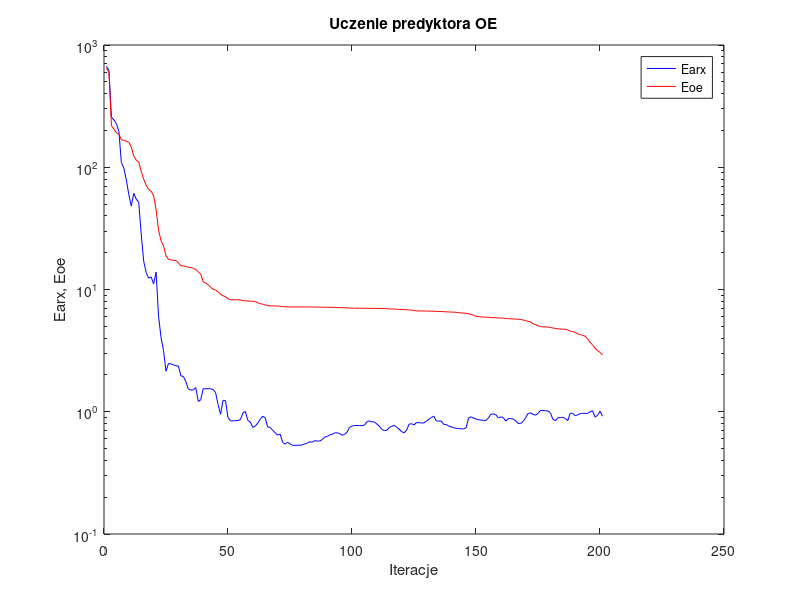
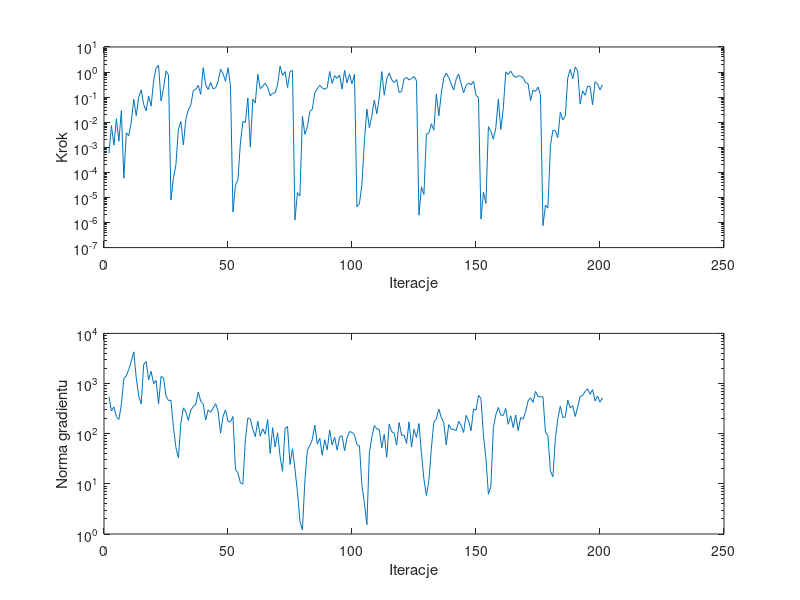

These charts were generated, in order, by the following MATLAB code:
%uczenie predyktora oe
clear all;
n=0; farx(n+1)=6.709548e+002; foe(n+1)=6.512887e+002; wspucz(n+1)=0.000000e+000; ng(n+1)=0.000000e+000;
%odnowa zmiennej metryki
n=1; farx(n+1)=6.190649e+002; foe(n+1)=5.945076e+002; krok(n+1)=5.823131e-004; ng(n+1)=5.458851e+002;
n=2; farx(n+1)=2.572086e+002; foe(n+1)=2.184440e+002; krok(n+1)=7.321912e-003; ng(n+1)=2.833809e+002;
n=3; farx(n+1)=2.439464e+002; foe(n+1)=2.047989e+002; krok(n+1)=1.220049e-003; ng(n+1)=3.414588e+002;
n=4; farx(n+1)=2.272015e+002; foe(n+1)=1.916697e+002; krok(n+1)=1.376948e-002; ng(n+1)=2.190438e+002;
n=5; farx(n+1)=1.961238e+002; foe(n+1)=1.868475e+002; krok(n+1)=1.736904e-003; ng(n+1)=1.915692e+002;
n=6; farx(n+1)=1.095203e+002; foe(n+1)=1.674471e+002; krok(n+1)=2.896961e-002; ng(n+1)=3.799939e+002;
n=7; farx(n+1)=9.854813e+001; foe(n+1)=1.659621e+002; krok(n+1)=5.815705e-005; ng(n+1)=1.265324e+003;
n=8; farx(n+1)=7.869474e+001; foe(n+1)=1.634943e+002; krok(n+1)=3.813746e-003; ng(n+1)=1.429304e+003;
n=9; farx(n+1)=5.984845e+001; foe(n+1)=1.598015e+002; krok(n+1)=2.885366e-003; ng(n+1)=1.927147e+003;
n=10; farx(n+1)=4.816812e+001; foe(n+1)=1.465873e+002; krok(n+1)=1.053841e-002; ng(n+1)=2.793492e+003;
n=11; farx(n+1)=6.119173e+001; foe(n+1)=1.231629e+002; krok(n+1)=8.172294e-002; ng(n+1)=4.288753e+003;
n=12; farx(n+1)=5.481054e+001; foe(n+1)=1.141250e+002; krok(n+1)=1.803826e-002; ng(n+1)=1.293845e+003;
n=13; farx(n+1)=5.173221e+001; foe(n+1)=1.104956e+002; krok(n+1)=1.032026e-001; ng(n+1)=5.632401e+002;
n=14; farx(n+1)=2.852595e+001; foe(n+1)=9.252102e+001; krok(n+1)=1.943277e-001; ng(n+1)=3.911029e+002;
n=15; farx(n+1)=1.706906e+001; foe(n+1)=7.968747e+001; krok(n+1)=5.055608e-002; ng(n+1)=2.400665e+003;
n=16; farx(n+1)=1.378102e+001; foe(n+1)=7.135261e+001; krok(n+1)=2.858001e-002; ng(n+1)=2.745631e+003;
n=17; farx(n+1)=1.236799e+001; foe(n+1)=6.571913e+001; krok(n+1)=1.111619e-001; ng(n+1)=1.189422e+003;
n=18; farx(n+1)=1.268287e+001; foe(n+1)=6.381657e+001; krok(n+1)=4.346837e-002; ng(n+1)=1.756645e+003;
n=19; farx(n+1)=1.110244e+001; foe(n+1)=5.843221e+001; krok(n+1)=4.461084e-001; ng(n+1)=9.946347e+002;
n=20; farx(n+1)=1.387309e+001; foe(n+1)=4.504557e+001; krok(n+1)=1.420334e+000; ng(n+1)=1.148841e+003;
n=21; farx(n+1)=6.032929e+000; foe(n+1)=3.049520e+001; krok(n+1)=1.856466e+000; ng(n+1)=3.892759e+002;
n=22; farx(n+1)=4.038656e+000; foe(n+1)=2.513019e+001; krok(n+1)=7.071636e-002; ng(n+1)=1.387549e+003;
n=23; farx(n+1)=3.170046e+000; foe(n+1)=2.264370e+001; krok(n+1)=2.203031e-001; ng(n+1)=1.289424e+003;
n=24; farx(n+1)=2.147319e+000; foe(n+1)=1.895246e+001; krok(n+1)=1.104103e+000; ng(n+1)=5.644010e+002;
n=25; farx(n+1)=2.482113e+000; foe(n+1)=1.766424e+001; krok(n+1)=7.638023e-001; ng(n+1)=4.579644e+002;
%odnowa zmiennej metryki
n=26; farx(n+1)=2.466019e+000; foe(n+1)=1.745729e+001; krok(n+1)=7.829941e-006; ng(n+1)=4.644780e+002;
n=27; farx(n+1)=2.419440e+000; foe(n+1)=1.733719e+001; krok(n+1)=6.047525e-005; ng(n+1)=1.337700e+002;
n=28; farx(n+1)=2.377790e+000; foe(n+1)=1.724878e+001; krok(n+1)=2.025153e-004; ng(n+1)=5.272819e+001;
n=29; farx(n+1)=2.368615e+000; foe(n+1)=1.657891e+001; krok(n+1)=5.294040e-003; ng(n+1)=3.297675e+001;
n=30; farx(n+1)=1.963992e+000; foe(n+1)=1.564889e+001; krok(n+1)=1.064021e-002; ng(n+1)=1.646037e+002;
n=31; farx(n+1)=1.947730e+000; foe(n+1)=1.558574e+001; krok(n+1)=1.237443e-003; ng(n+1)=3.269475e+002;
n=32; farx(n+1)=1.764463e+000; foe(n+1)=1.542533e+001; krok(n+1)=1.305012e-002; ng(n+1)=2.722641e+002;
n=33; farx(n+1)=1.533126e+000; foe(n+1)=1.521296e+001; krok(n+1)=3.072094e-002; ng(n+1)=1.840955e+002;
n=34; farx(n+1)=1.502945e+000; foe(n+1)=1.511316e+001; krok(n+1)=4.880471e-002; ng(n+1)=2.952736e+002;
n=35; farx(n+1)=1.508555e+000; foe(n+1)=1.493976e+001; krok(n+1)=1.822367e-001; ng(n+1)=3.493378e+002;
n=36; farx(n+1)=1.577206e+000; foe(n+1)=1.458341e+001; krok(n+1)=2.044970e-001; ng(n+1)=3.868555e+002;
n=37; farx(n+1)=1.215048e+000; foe(n+1)=1.393056e+001; krok(n+1)=2.935451e-001; ng(n+1)=6.811751e+002;
n=38; farx(n+1)=1.253212e+000; foe(n+1)=1.336675e+001; krok(n+1)=1.297775e-001; ng(n+1)=4.478069e+002;
n=39; farx(n+1)=1.543288e+000; foe(n+1)=1.157630e+001; krok(n+1)=1.498210e+000; ng(n+1)=3.898951e+002;
n=40; farx(n+1)=1.542039e+000; foe(n+1)=1.128505e+001; krok(n+1)=3.044248e-001; ng(n+1)=1.870593e+002;
n=41; farx(n+1)=1.545815e+000; foe(n+1)=1.094586e+001; krok(n+1)=2.022243e-001; ng(n+1)=2.983966e+002;
n=42; farx(n+1)=1.542144e+000; foe(n+1)=1.044156e+001; krok(n+1)=3.867248e-001; ng(n+1)=2.675681e+002;
n=43; farx(n+1)=1.522832e+000; foe(n+1)=1.006925e+001; krok(n+1)=2.164743e-001; ng(n+1)=3.211301e+002;
n=44; farx(n+1)=1.431627e+000; foe(n+1)=9.879966e+000; krok(n+1)=2.340680e-001; ng(n+1)=3.971934e+002;
n=45; farx(n+1)=1.144384e+000; foe(n+1)=9.595515e+000; krok(n+1)=4.188878e-001; ng(n+1)=2.845460e+002;
n=46; farx(n+1)=9.545360e-001; foe(n+1)=9.164896e+000; krok(n+1)=1.296088e+000; ng(n+1)=1.026424e+002;
n=47; farx(n+1)=1.240999e+000; foe(n+1)=8.884801e+000; krok(n+1)=8.679464e-001; ng(n+1)=2.236945e+002;
n=48; farx(n+1)=1.230809e+000; foe(n+1)=8.742124e+000; krok(n+1)=4.310227e-001; ng(n+1)=2.985522e+002;
n=49; farx(n+1)=8.965301e-001; foe(n+1)=8.389970e+000; krok(n+1)=1.498210e+000; ng(n+1)=1.774274e+002;
n=50; farx(n+1)=8.424676e-001; foe(n+1)=8.264485e+000; krok(n+1)=2.912288e-001; ng(n+1)=1.729239e+002;
%odnowa zmiennej metryki
n=51; farx(n+1)=8.423552e-001; foe(n+1)=8.243924e+000; krok(n+1)=2.615947e-006; ng(n+1)=2.208092e+002;
n=52; farx(n+1)=8.445957e-001; foe(n+1)=8.242342e+000; krok(n+1)=3.079431e-005; ng(n+1)=1.936156e+001;
n=53; farx(n+1)=8.469943e-001; foe(n+1)=8.240717e+000; krok(n+1)=5.006701e-005; ng(n+1)=1.661161e+001;
n=54; farx(n+1)=8.617682e-001; foe(n+1)=8.215479e+000; krok(n+1)=1.486486e-003; ng(n+1)=1.049732e+001;
n=55; farx(n+1)=9.777142e-001; foe(n+1)=8.108197e+000; krok(n+1)=1.054546e-002; ng(n+1)=9.865059e+000;
n=56; farx(n+1)=1.004325e+000; foe(n+1)=8.078087e+000; krok(n+1)=9.760389e-003; ng(n+1)=7.699170e+001;
n=57; farx(n+1)=8.493263e-001; foe(n+1)=8.038659e+000; krok(n+1)=9.327289e-002; ng(n+1)=2.065840e+002;
n=58; farx(n+1)=8.227103e-001; foe(n+1)=8.031041e+000; krok(n+1)=1.019412e-003; ng(n+1)=1.953475e+002;
n=59; farx(n+1)=7.449997e-001; foe(n+1)=8.013983e+000; krok(n+1)=8.430727e-002; ng(n+1)=1.229878e+002;
n=60; farx(n+1)=7.637166e-001; foe(n+1)=7.965887e+000; krok(n+1)=5.793922e-002; ng(n+1)=8.717904e+001;
n=61; farx(n+1)=8.096434e-001; foe(n+1)=7.780769e+000; krok(n+1)=8.194182e-001; ng(n+1)=1.786854e+002;
n=62; farx(n+1)=8.674347e-001; foe(n+1)=7.672193e+000; krok(n+1)=2.164743e-001; ng(n+1)=8.893687e+001;
n=63; farx(n+1)=9.200312e-001; foe(n+1)=7.580960e+000; krok(n+1)=2.725288e-001; ng(n+1)=1.253097e+002;
n=64; farx(n+1)=8.907488e-001; foe(n+1)=7.488306e+000; krok(n+1)=3.589327e-001; ng(n+1)=9.760803e+001;
n=65; farx(n+1)=7.521270e-001; foe(n+1)=7.374685e+000; krok(n+1)=2.454949e-001; ng(n+1)=1.908284e+002;
n=66; farx(n+1)=7.435612e-001; foe(n+1)=7.363669e+000; krok(n+1)=1.134226e-001; ng(n+1)=4.038063e+001;
n=67; farx(n+1)=7.073348e-001; foe(n+1)=7.346416e+000; krok(n+1)=1.418482e-001; ng(n+1)=1.316738e+002;
n=68; farx(n+1)=6.722398e-001; foe(n+1)=7.334367e+000; krok(n+1)=1.486329e-001; ng(n+1)=5.423505e+001;
n=69; farx(n+1)=6.430440e-001; foe(n+1)=7.320123e+000; krok(n+1)=3.118100e-001; ng(n+1)=1.035470e+002;
n=70; farx(n+1)=6.573101e-001; foe(n+1)=7.291180e+000; krok(n+1)=1.734052e+000; ng(n+1)=3.530644e+001;
n=71; farx(n+1)=5.641718e-001; foe(n+1)=7.262871e+000; krok(n+1)=7.382907e-001; ng(n+1)=1.778314e+001;
n=72; farx(n+1)=5.421510e-001; foe(n+1)=7.219552e+000; krok(n+1)=1.043878e+000; ng(n+1)=1.258032e+002;
n=73; farx(n+1)=5.627308e-001; foe(n+1)=7.205266e+000; krok(n+1)=2.427388e-001; ng(n+1)=1.388200e+002;
n=74; farx(n+1)=5.458464e-001; foe(n+1)=7.202588e+000; krok(n+1)=1.063594e+000; ng(n+1)=2.428503e+001;
n=75; farx(n+1)=5.313339e-001; foe(n+1)=7.201099e+000; krok(n+1)=1.150553e+000; ng(n+1)=5.014805e+001;
%odnowa zmiennej metryki
n=76; farx(n+1)=5.313686e-001; foe(n+1)=7.201008e+000; krok(n+1)=1.270519e-006; ng(n+1)=1.965803e+001;
n=77; farx(n+1)=5.317901e-001; foe(n+1)=7.200919e+000; krok(n+1)=1.558957e-005; ng(n+1)=6.895515e+000;
n=78; farx(n+1)=5.318322e-001; foe(n+1)=7.200915e+000; krok(n+1)=1.143043e-005; ng(n+1)=1.812488e+000;
n=79; farx(n+1)=5.355862e-001; foe(n+1)=7.198184e+000; krok(n+1)=1.737038e-002; ng(n+1)=1.201440e+000;
n=80; farx(n+1)=5.461315e-001; foe(n+1)=7.195780e+000; krok(n+1)=3.271540e-003; ng(n+1)=1.144319e+001;
n=81; farx(n+1)=5.541645e-001; foe(n+1)=7.195258e+000; krok(n+1)=6.545122e-003; ng(n+1)=4.682959e+001;
n=82; farx(n+1)=5.685906e-001; foe(n+1)=7.194195e+000; krok(n+1)=2.680031e-002; ng(n+1)=5.797985e+001;
n=83; farx(n+1)=5.637943e-001; foe(n+1)=7.191908e+000; krok(n+1)=3.320390e-002; ng(n+1)=7.692669e+001;
n=84; farx(n+1)=5.807207e-001; foe(n+1)=7.183241e+000; krok(n+1)=1.512759e-001; ng(n+1)=1.476136e+002;
n=85; farx(n+1)=5.750358e-001; foe(n+1)=7.179749e+000; krok(n+1)=2.134155e-001; ng(n+1)=6.248833e+001;
n=86; farx(n+1)=5.764871e-001; foe(n+1)=7.172535e+000; krok(n+1)=2.948231e-001; ng(n+1)=8.146527e+001;
n=87; farx(n+1)=5.928815e-001; foe(n+1)=7.166172e+000; krok(n+1)=2.320583e-001; ng(n+1)=3.734900e+001;
n=88; farx(n+1)=6.207812e-001; foe(n+1)=7.158713e+000; krok(n+1)=2.055256e-001; ng(n+1)=7.570450e+001;
n=89; farx(n+1)=6.278487e-001; foe(n+1)=7.154810e+000; krok(n+1)=2.382113e-001; ng(n+1)=4.774259e+001;
n=90; farx(n+1)=6.469669e-001; foe(n+1)=7.145424e+000; krok(n+1)=1.056270e+000; ng(n+1)=1.177464e+002;
n=91; farx(n+1)=6.527740e-001; foe(n+1)=7.139850e+000; krok(n+1)=3.505976e-001; ng(n+1)=5.962323e+001;
n=92; farx(n+1)=6.713573e-001; foe(n+1)=7.130269e+000; krok(n+1)=7.178655e-001; ng(n+1)=8.503321e+001;
n=93; farx(n+1)=6.720158e-001; foe(n+1)=7.117087e+000; krok(n+1)=5.596492e-001; ng(n+1)=4.701955e+001;
n=94; farx(n+1)=6.639203e-001; foe(n+1)=7.106067e+000; krok(n+1)=7.638857e-001; ng(n+1)=8.662821e+001;
n=95; farx(n+1)=6.426437e-001; foe(n+1)=7.098474e+000; krok(n+1)=2.093785e-001; ng(n+1)=9.091167e+001;
n=96; farx(n+1)=6.519820e-001; foe(n+1)=7.083567e+000; krok(n+1)=1.182836e+000; ng(n+1)=4.556545e+001;
n=97; farx(n+1)=6.811243e-001; foe(n+1)=7.074831e+000; krok(n+1)=3.706964e-001; ng(n+1)=8.303127e+001;
n=98; farx(n+1)=7.446787e-001; foe(n+1)=7.058774e+000; krok(n+1)=8.341234e-001; ng(n+1)=1.103021e+002;
n=99; farx(n+1)=7.638185e-001; foe(n+1)=7.048416e+000; krok(n+1)=3.355407e-001; ng(n+1)=1.062037e+002;
n=100; farx(n+1)=7.719490e-001; foe(n+1)=7.032223e+000; krok(n+1)=8.295027e-001; ng(n+1)=9.480356e+001;
%odnowa zmiennej metryki
n=101; farx(n+1)=7.715909e-001; foe(n+1)=7.030255e+000; krok(n+1)=4.158459e-006; ng(n+1)=6.038342e+001;
n=102; farx(n+1)=7.709648e-001; foe(n+1)=7.027929e+000; krok(n+1)=5.751510e-006; ng(n+1)=5.751633e+001;
n=103; farx(n+1)=7.697217e-001; foe(n+1)=7.027535e+000; krok(n+1)=3.168396e-005; ng(n+1)=9.183434e+000;
n=104; farx(n+1)=7.767142e-001; foe(n+1)=7.023818e+000; krok(n+1)=1.786250e-003; ng(n+1)=4.124566e+000;
n=105; farx(n+1)=8.276801e-001; foe(n+1)=7.015405e+000; krok(n+1)=3.329590e-002; ng(n+1)=1.529604e+000;
n=106; farx(n+1)=8.417881e-001; foe(n+1)=7.013291e+000; krok(n+1)=6.051627e-003; ng(n+1)=4.146915e+001;
n=107; farx(n+1)=8.259919e-001; foe(n+1)=7.010731e+000; krok(n+1)=1.809047e-002; ng(n+1)=8.479094e+001;
n=108; farx(n+1)=8.269395e-001; foe(n+1)=7.007934e+000; krok(n+1)=7.729026e-002; ng(n+1)=1.455703e+002;
n=109; farx(n+1)=7.946064e-001; foe(n+1)=7.003047e+000; krok(n+1)=2.160287e-002; ng(n+1)=1.240427e+002;
n=110; farx(n+1)=7.623854e-001; foe(n+1)=6.996067e+000; krok(n+1)=1.001107e-001; ng(n+1)=1.213908e+002;
n=111; farx(n+1)=7.167493e-001; foe(n+1)=6.983068e+000; krok(n+1)=1.046368e+000; ng(n+1)=5.219850e+001;
n=112; farx(n+1)=7.031093e-001; foe(n+1)=6.978434e+000; krok(n+1)=1.196783e-001; ng(n+1)=9.755960e+001;
n=113; farx(n+1)=7.034110e-001; foe(n+1)=6.965586e+000; krok(n+1)=5.343541e-001; ng(n+1)=3.386795e+001;
n=114; farx(n+1)=7.425817e-001; foe(n+1)=6.945528e+000; krok(n+1)=9.282331e-001; ng(n+1)=1.557261e+002;
n=115; farx(n+1)=7.605938e-001; foe(n+1)=6.931787e+000; krok(n+1)=4.992693e-001; ng(n+1)=1.095088e+002;
n=116; farx(n+1)=7.736905e-001; foe(n+1)=6.917857e+000; krok(n+1)=3.780408e-001; ng(n+1)=1.030087e+002;
n=117; farx(n+1)=7.475455e-001; foe(n+1)=6.893349e+000; krok(n+1)=5.045340e-001; ng(n+1)=5.931476e+001;
n=118; farx(n+1)=7.209167e-001; foe(n+1)=6.879708e+000; krok(n+1)=1.536116e-001; ng(n+1)=1.669983e+002;
n=119; farx(n+1)=6.880788e-001; foe(n+1)=6.871221e+000; krok(n+1)=1.677703e-001; ng(n+1)=9.196589e+001;
n=120; farx(n+1)=6.721032e-001; foe(n+1)=6.858708e+000; krok(n+1)=5.360036e-001; ng(n+1)=9.414776e+001;
n=121; farx(n+1)=7.058468e-001; foe(n+1)=6.834326e+000; krok(n+1)=6.160336e-001; ng(n+1)=6.388563e+001;
n=122; farx(n+1)=7.902509e-001; foe(n+1)=6.805308e+000; krok(n+1)=4.788369e-001; ng(n+1)=1.721007e+002;
n=123; farx(n+1)=7.988235e-001; foe(n+1)=6.784193e+000; krok(n+1)=5.596492e-001; ng(n+1)=5.417411e+001;
n=124; farx(n+1)=7.805966e-001; foe(n+1)=6.717508e+000; krok(n+1)=6.577988e-001; ng(n+1)=1.225185e+002;
n=125; farx(n+1)=8.152527e-001; foe(n+1)=6.686904e+000; krok(n+1)=4.536903e-001; ng(n+1)=8.417106e+001;
%odnowa zmiennej metryki
n=126; farx(n+1)=8.144014e-001; foe(n+1)=6.679513e+000; krok(n+1)=1.966229e-006; ng(n+1)=1.595028e+002;
n=127; farx(n+1)=8.095235e-001; foe(n+1)=6.674954e+000; krok(n+1)=2.663711e-005; ng(n+1)=4.060262e+001;
n=128; farx(n+1)=8.093145e-001; foe(n+1)=6.674758e+000; krok(n+1)=1.318042e-005; ng(n+1)=1.238017e+001;
n=129; farx(n+1)=8.382384e-001; foe(n+1)=6.662151e+000; krok(n+1)=3.401267e-003; ng(n+1)=5.850437e+000;
n=130; farx(n+1)=8.663330e-001; foe(n+1)=6.655146e+000; krok(n+1)=3.625910e-003; ng(n+1)=1.176081e+001;
n=131; farx(n+1)=8.982612e-001; foe(n+1)=6.643778e+000; krok(n+1)=8.648560e-003; ng(n+1)=5.140915e+001;
n=132; farx(n+1)=9.202163e-001; foe(n+1)=6.640300e+000; krok(n+1)=4.838912e-003; ng(n+1)=1.687808e+002;
n=133; farx(n+1)=8.417257e-001; foe(n+1)=6.625974e+000; krok(n+1)=1.335885e-001; ng(n+1)=1.977856e+002;
n=134; farx(n+1)=8.391985e-001; foe(n+1)=6.610079e+000; krok(n+1)=1.789761e-002; ng(n+1)=3.111763e+002;
n=135; farx(n+1)=8.385220e-001; foe(n+1)=6.607753e+000; krok(n+1)=1.399123e-001; ng(n+1)=2.129224e+002;
n=136; farx(n+1)=7.887759e-001; foe(n+1)=6.586263e+000; krok(n+1)=5.841487e-001; ng(n+1)=1.646983e+002;
n=137; farx(n+1)=7.871562e-001; foe(n+1)=6.566475e+000; krok(n+1)=9.073805e-001; ng(n+1)=5.974853e+001;
n=138; farx(n+1)=7.634069e-001; foe(n+1)=6.550835e+000; krok(n+1)=6.081841e-001; ng(n+1)=1.513848e+002;
n=139; farx(n+1)=7.525509e-001; foe(n+1)=6.538075e+000; krok(n+1)=3.349286e-001; ng(n+1)=1.235592e+002;
n=140; farx(n+1)=7.399475e-001; foe(n+1)=6.526365e+000; krok(n+1)=1.919924e-001; ng(n+1)=1.217444e+002;
n=141; farx(n+1)=7.321040e-001; foe(n+1)=6.504134e+000; krok(n+1)=5.183452e-001; ng(n+1)=1.155823e+002;
n=142; farx(n+1)=7.294299e-001; foe(n+1)=6.467511e+000; krok(n+1)=8.457767e-001; ng(n+1)=1.766946e+002;
n=143; farx(n+1)=7.242624e-001; foe(n+1)=6.425584e+000; krok(n+1)=3.421659e-001; ng(n+1)=1.466080e+002;
n=144; farx(n+1)=7.258415e-001; foe(n+1)=6.408748e+000; krok(n+1)=1.499945e-001; ng(n+1)=1.057392e+002;
n=145; farx(n+1)=7.400056e-001; foe(n+1)=6.386261e+000; krok(n+1)=2.921091e-001; ng(n+1)=2.325095e+002;
n=146; farx(n+1)=8.882219e-001; foe(n+1)=6.321348e+000; krok(n+1)=3.655097e-001; ng(n+1)=1.796465e+002;
n=147; farx(n+1)=9.094246e-001; foe(n+1)=6.270305e+000; krok(n+1)=3.141433e-001; ng(n+1)=1.144070e+002;
n=148; farx(n+1)=8.860444e-001; foe(n+1)=6.145344e+000; krok(n+1)=4.228884e-001; ng(n+1)=3.101951e+002;
n=149; farx(n+1)=8.736821e-001; foe(n+1)=6.049427e+000; krok(n+1)=1.171506e-001; ng(n+1)=2.961283e+002;
n=150; farx(n+1)=8.596313e-001; foe(n+1)=6.009668e+000; krok(n+1)=9.809225e-002; ng(n+1)=5.791180e+002;
%odnowa zmiennej metryki
n=151; farx(n+1)=8.563657e-001; foe(n+1)=5.961529e+000; krok(n+1)=1.374064e-006; ng(n+1)=5.066445e+002;
n=152; farx(n+1)=8.471266e-001; foe(n+1)=5.946409e+000; krok(n+1)=1.621111e-005; ng(n+1)=9.181514e+001;
n=153; farx(n+1)=8.468193e-001; foe(n+1)=5.945852e+000; krok(n+1)=5.782213e-006; ng(n+1)=3.221424e+001;
n=154; farx(n+1)=8.898098e-001; foe(n+1)=5.924531e+000; krok(n+1)=6.700076e-003; ng(n+1)=6.201867e+000;
n=155; farx(n+1)=9.544422e-001; foe(n+1)=5.892881e+000; krok(n+1)=4.290347e-003; ng(n+1)=8.969863e+000;
n=156; farx(n+1)=9.603238e-001; foe(n+1)=5.884179e+000; krok(n+1)=2.087697e-003; ng(n+1)=1.310629e+002;
n=157; farx(n+1)=9.451327e-001; foe(n+1)=5.877641e+000; krok(n+1)=6.065270e-003; ng(n+1)=2.403705e+002;
n=158; farx(n+1)=8.894823e-001; foe(n+1)=5.847550e+000; krok(n+1)=8.343059e-002; ng(n+1)=3.337981e+002;
n=159; farx(n+1)=9.078833e-001; foe(n+1)=5.845680e+000; krok(n+1)=5.119766e-003; ng(n+1)=2.343145e+002;
n=160; farx(n+1)=8.961518e-001; foe(n+1)=5.839961e+000; krok(n+1)=3.571281e-002; ng(n+1)=2.317853e+002;
n=161; farx(n+1)=8.385236e-001; foe(n+1)=5.797937e+000; krok(n+1)=1.015323e+000; ng(n+1)=3.187012e+002;
n=162; farx(n+1)=8.786429e-001; foe(n+1)=5.773301e+000; krok(n+1)=7.957487e-001; ng(n+1)=1.539982e+002;
n=163; farx(n+1)=8.793067e-001; foe(n+1)=5.755593e+000; krok(n+1)=1.092360e+000; ng(n+1)=2.276287e+002;
n=164; farx(n+1)=8.712258e-001; foe(n+1)=5.744089e+000; krok(n+1)=7.382907e-001; ng(n+1)=1.328115e+002;
n=165; farx(n+1)=8.441904e-001; foe(n+1)=5.734799e+000; krok(n+1)=6.107131e-001; ng(n+1)=2.366874e+002;
n=166; farx(n+1)=8.025111e-001; foe(n+1)=5.713005e+000; krok(n+1)=7.021280e-001; ng(n+1)=1.151417e+002;
n=167; farx(n+1)=8.024075e-001; foe(n+1)=5.688408e+000; krok(n+1)=6.954939e-001; ng(n+1)=2.098071e+002;
n=168; farx(n+1)=8.341755e-001; foe(n+1)=5.628571e+000; krok(n+1)=5.824576e-001; ng(n+1)=1.945796e+002;
n=169; farx(n+1)=8.939414e-001; foe(n+1)=5.576060e+000; krok(n+1)=3.785765e-001; ng(n+1)=2.771327e+002;
n=170; farx(n+1)=9.674675e-001; foe(n+1)=5.483021e+000; krok(n+1)=3.457398e-001; ng(n+1)=4.518910e+002;
n=171; farx(n+1)=9.795013e-001; foe(n+1)=5.445209e+000; krok(n+1)=7.233428e-002; ng(n+1)=5.190957e+002;
n=172; farx(n+1)=9.503908e-001; foe(n+1)=5.238337e+000; krok(n+1)=1.926134e-001; ng(n+1)=4.198516e+002;
n=173; farx(n+1)=9.375889e-001; foe(n+1)=5.156704e+000; krok(n+1)=1.677703e-001; ng(n+1)=6.981091e+002;
n=174; farx(n+1)=9.691603e-001; foe(n+1)=5.054077e+000; krok(n+1)=2.538171e-001; ng(n+1)=5.508661e+002;
n=175; farx(n+1)=1.025792e+000; foe(n+1)=4.978109e+000; krok(n+1)=1.238254e-001; ng(n+1)=5.425766e+002;
%odnowa zmiennej metryki
n=176; farx(n+1)=1.023334e+000; foe(n+1)=4.947918e+000; krok(n+1)=7.452250e-007; ng(n+1)=5.442424e+002;
n=177; farx(n+1)=1.018520e+000; foe(n+1)=4.940961e+000; krok(n+1)=4.944182e-006; ng(n+1)=1.077464e+002;
n=178; farx(n+1)=1.015555e+000; foe(n+1)=4.937722e+000; krok(n+1)=3.767702e-006; ng(n+1)=9.201755e+001;
n=179; farx(n+1)=9.789909e-001; foe(n+1)=4.889062e+000; krok(n+1)=1.140915e-003; ng(n+1)=1.817149e+001;
n=180; farx(n+1)=8.678273e-001; foe(n+1)=4.841218e+000; krok(n+1)=4.829711e-003; ng(n+1)=1.384862e+001;
n=181; farx(n+1)=8.445621e-001; foe(n+1)=4.802430e+000; krok(n+1)=4.586643e-003; ng(n+1)=7.951086e+001;
n=182; farx(n+1)=8.931757e-001; foe(n+1)=4.771698e+000; krok(n+1)=2.426783e-003; ng(n+1)=2.012336e+002;
n=183; farx(n+1)=8.952113e-001; foe(n+1)=4.746962e+000; krok(n+1)=2.476948e-002; ng(n+1)=3.543221e+002;
n=184; farx(n+1)=9.012095e-001; foe(n+1)=4.738734e+000; krok(n+1)=1.226153e-002; ng(n+1)=2.081666e+002;
n=185; farx(n+1)=8.812943e-001; foe(n+1)=4.725628e+000; krok(n+1)=1.767909e-002; ng(n+1)=2.179738e+002;
n=186; farx(n+1)=8.463526e-001; foe(n+1)=4.666674e+000; krok(n+1)=5.779250e-001; ng(n+1)=4.694749e+002;
n=187; farx(n+1)=9.738191e-001; foe(n+1)=4.556105e+000; krok(n+1)=1.280929e+000; ng(n+1)=3.289573e+002;
n=188; farx(n+1)=9.700918e-001; foe(n+1)=4.531125e+000; krok(n+1)=5.360036e-001; ng(n+1)=3.610169e+002;
n=189; farx(n+1)=9.293659e-001; foe(n+1)=4.462627e+000; krok(n+1)=1.601363e+000; ng(n+1)=2.199760e+002;
n=190; farx(n+1)=9.421761e-001; foe(n+1)=4.330527e+000; krok(n+1)=1.114151e+000; ng(n+1)=3.401982e+002;
n=191; farx(n+1)=9.652974e-001; foe(n+1)=4.283297e+000; krok(n+1)=5.387784e-002; ng(n+1)=5.561312e+002;
n=192; farx(n+1)=9.699674e-001; foe(n+1)=4.216363e+000; krok(n+1)=1.778431e-001; ng(n+1)=5.812271e+002;
n=193; farx(n+1)=9.698434e-001; foe(n+1)=4.152629e+000; krok(n+1)=1.185480e-001; ng(n+1)=6.960308e+002;
n=194; farx(n+1)=9.699649e-001; foe(n+1)=3.941088e+000; krok(n+1)=2.779352e-001; ng(n+1)=7.841710e+002;
n=195; farx(n+1)=9.992720e-001; foe(n+1)=3.695925e+000; krok(n+1)=2.621866e-001; ng(n+1)=6.096478e+002;
n=196; farx(n+1)=1.020207e+000; foe(n+1)=3.529216e+000; krok(n+1)=5.005537e-002; ng(n+1)=7.574855e+002;
n=197; farx(n+1)=9.052163e-001; foe(n+1)=3.305180e+000; krok(n+1)=4.108715e-001; ng(n+1)=4.511528e+002;
n=198; farx(n+1)=9.335875e-001; foe(n+1)=3.169769e+000; krok(n+1)=3.421659e-001; ng(n+1)=5.635006e+002;
n=199; farx(n+1)=1.009610e+000; foe(n+1)=3.057242e+000; krok(n+1)=1.958039e-001; ng(n+1)=4.248894e+002;
n=200; farx(n+1)=9.193968e-001; foe(n+1)=2.911017e+000; krok(n+1)=3.064368e-001; ng(n+1)=5.209235e+002;

figure; semilogy(farx,'b'); hold on; semilogy(foe,'r'); xlabel('Iteracje'); ylabel('Earx, Eoe'); legend('Earx','Eoe'); title('Uczenie predyktora OE');
figure; subplot(2,1,1); semilogy(krok); xlabel('Iteracje'); ylabel('Krok');
subplot(2,1,2); semilogy(ng); xlabel('Iteracje'); ylabel('Norma gradientu');
Earx=farx(n+1)
Eoe=foe(n+1)
